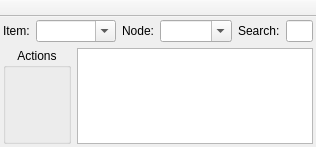
<?xml version="1.0" encoding="UTF-8"?>
<ui version="4.0">
 <class>DiscoItemsWindowClass</class>
 <widget class="QMainWindow" name="DiscoItemsWindowClass">
  <property name="geometry">
   <rect>
    <x>0</x>
    <y>0</y>
    <width>316</width>
    <height>147</height>
   </rect>
  </property>
  <property name="iconSize">
   <size>
    <width>16</width>
    <height>16</height>
   </size>
  </property>
  <property name="toolButtonStyle">
   <enum>Qt::ToolButtonTextUnderIcon</enum>
  </property>
  <widget class="QWidget" name="centralWidget">
   <layout class="QVBoxLayout">
    <property name="leftMargin">
     <number>3</number>
    </property>
    <property name="topMargin">
     <number>3</number>
    </property>
    <property name="rightMargin">
     <number>3</number>
    </property>
    <property name="bottomMargin">
     <number>3</number>
    </property>
    <item>
     <layout class="QHBoxLayout">
      <item>
       <widget class="QLabel" name="lblJid">
        <property name="text">
         <string>Item:</string>
        </property>
        <property name="textFormat">
         <enum>Qt::PlainText</enum>
        </property>
        <property name="buddy">
         <cstring>cmbJid</cstring>
        </property>
       </widget>
      </item>
      <item>
       <widget class="QComboBox" name="cmbJid">
        <property name="sizePolicy">
         <sizepolicy hsizetype="Preferred" vsizetype="Fixed">
          <horstretch>3</horstretch>
          <verstretch>0</verstretch>
         </sizepolicy>
        </property>
        <property name="editable">
         <bool>true</bool>
        </property>
        <property name="insertPolicy">
         <enum>QComboBox::NoInsert</enum>
        </property>
       </widget>
      </item>
      <item>
       <widget class="QLabel" name="lblNode">
        <property name="text">
         <string>Node:</string>
        </property>
        <property name="textFormat">
         <enum>Qt::PlainText</enum>
        </property>
        <property name="buddy">
         <cstring>cmbNode</cstring>
        </property>
       </widget>
      </item>
      <item>
       <widget class="QComboBox" name="cmbNode">
        <property name="sizePolicy">
         <sizepolicy hsizetype="Preferred" vsizetype="Fixed">
          <horstretch>2</horstretch>
          <verstretch>0</verstretch>
         </sizepolicy>
        </property>
        <property name="editable">
         <bool>true</bool>
        </property>
        <property name="insertPolicy">
         <enum>QComboBox::NoInsert</enum>
        </property>
       </widget>
      </item>
      <item>
       <widget class="QLabel" name="lblSearch">
        <property name="text">
         <string>Search:</string>
        </property>
        <property name="textFormat">
         <enum>Qt::PlainText</enum>
        </property>
       </widget>
      </item>
      <item>
       <widget class="QLineEdit" name="lneSearch">
        <property name="sizePolicy">
         <sizepolicy hsizetype="Expanding" vsizetype="Fixed">
          <horstretch>1</horstretch>
          <verstretch>0</verstretch>
         </sizepolicy>
        </property>
       </widget>
      </item>
     </layout>
    </item>
    <item>
     <layout class="QHBoxLayout">
      <item>
       <widget class="QGroupBox" name="grbActions">
        <property name="sizePolicy">
         <sizepolicy hsizetype="Expanding" vsizetype="Expanding">
          <horstretch>2</horstretch>
          <verstretch>0</verstretch>
         </sizepolicy>
        </property>
        <property name="maximumSize">
         <size>
          <width>200</width>
          <height>16777215</height>
         </size>
        </property>
        <property name="title">
         <string>Actions</string>
        </property>
        <property name="alignment">
         <set>Qt::AlignHCenter</set>
        </property>
        <property name="flat">
         <bool>true</bool>
        </property>
       </widget>
      </item>
      <item>
       <widget class="QTreeView" name="trvItems">
        <property name="sizePolicy">
         <sizepolicy hsizetype="Expanding" vsizetype="Expanding">
          <horstretch>7</horstretch>
          <verstretch>0</verstretch>
         </sizepolicy>
        </property>
        <property name="contextMenuPolicy">
         <enum>Qt::CustomContextMenu</enum>
        </property>
        <property name="editTriggers">
         <set>QAbstractItemView::NoEditTriggers</set>
        </property>
        <property name="indentation">
         <number>12</number>
        </property>
        <property name="allColumnsShowFocus">
         <bool>true</bool>
        </property>
        <property name="wordWrap">
         <bool>true</bool>
        </property>
        <attribute name="headerCascadingSectionResizes">
         <bool>true</bool>
        </attribute>
        <attribute name="headerShowSortIndicator" stdset="0">
         <bool>true</bool>
        </attribute>
        <attribute name="headerStretchLastSection">
         <bool>false</bool>
        </attribute>
       </widget>
      </item>
     </layout>
    </item>
   </layout>
  </widget>
  <widget class="QToolBar" name="tlbToolBar">
   <property name="movable">
    <bool>false</bool>
   </property>
   <attribute name="toolBarArea">
    <enum>TopToolBarArea</enum>
   </attribute>
   <attribute name="toolBarBreak">
    <bool>false</bool>
   </attribute>
  </widget>
 </widget>
 <layoutdefault spacing="6" margin="11"/>
 <resources/>
 <connections/>
</ui>
